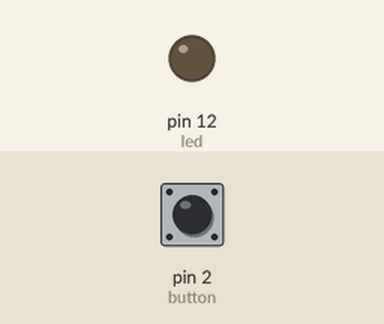
Simulated run of this sketch. Board: Arduino Uno, built with avr-gcc and run on an emulated ATmega328P. Shown: output pins drawn as LEDs (lit = HIGH). The test bench sets the inputs (shaded band); at power-on: pin 2 (button) HIGH. What the sketch prints to the serial monitor is not drawn.

Above: at 1.2 s.
1.3 s: pin 2 (button) pulled LOW for 0.15 s
At 1.38 s:
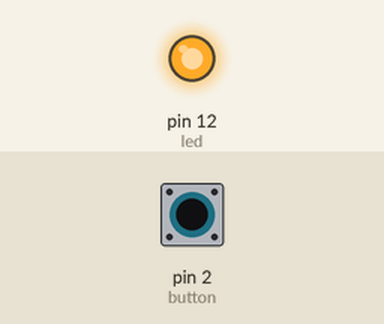
2.9 s: pin 2 (button) pulled LOW for 3.2 s
At 7.0 s:
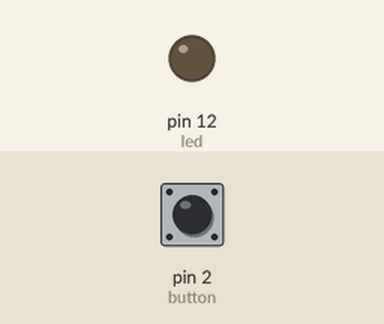
Timing chart, 0 to 8.5 s (numbered marks = the images above; inputs shaded):
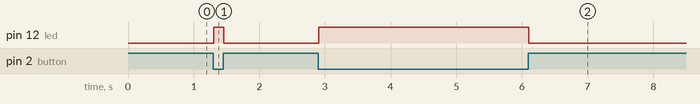

Measured:
- after the input at 1.3 s, pin 12 (led): LOW → HIGH at once, → LOW 0.15 s later
- after the input at 2.9 s, pin 12 (led): LOW → HIGH at once, → LOW 3.2 s later

The sketch:

DigitalInputPullup.ino
```cpp
int button = 2;
int led =  12;

void setup()
{
  Serial.begin(9600);
  pinMode(button, INPUT_PULLUP);
  pinMode(led, OUTPUT);

}

void loop()
{
        int sensorVal = digitalRead(button);
        Serial.println(sensorVal);

        if (sensorVal == HIGH)
          digitalWrite(led, LOW);
        else
          digitalWrite(led, HIGH);
}
```
